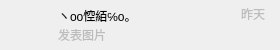
<?xml version="1.0" encoding="UTF-8"?>
<ui version="4.0">
 <class>Form</class>
 <widget class="QWidget" name="Form">
  <property name="geometry">
   <rect>
    <x>0</x>
    <y>0</y>
    <width>280</width>
    <height>50</height>
   </rect>
  </property>
  <property name="minimumSize">
   <size>
    <width>280</width>
    <height>50</height>
   </size>
  </property>
  <property name="maximumSize">
   <size>
    <width>280</width>
    <height>50</height>
   </size>
  </property>
  <property name="windowTitle">
   <string>Form</string>
  </property>
  <layout class="QHBoxLayout" name="itemLayout">
   <property name="spacing">
    <number>5</number>
   </property>
   <property name="leftMargin">
    <number>10</number>
   </property>
   <property name="topMargin">
    <number>5</number>
   </property>
   <property name="rightMargin">
    <number>15</number>
   </property>
   <property name="bottomMargin">
    <number>5</number>
   </property>
   <item>
    <widget class="QLabel" name="userLabel">
     <property name="minimumSize">
      <size>
       <width>40</width>
       <height>40</height>
      </size>
     </property>
     <property name="maximumSize">
      <size>
       <width>40</width>
       <height>40</height>
      </size>
     </property>
     <property name="styleSheet">
      <string notr="true">QLabel#userLabel {
	image: url(:/res/resources/icon.ico);
}</string>
     </property>
     <property name="lineWidth">
      <number>0</number>
     </property>
     <property name="text">
      <string/>
     </property>
    </widget>
   </item>
   <item>
    <widget class="QWidget" name="infoWidget" native="true">
     <layout class="QVBoxLayout" name="infoLayout">
      <property name="spacing">
       <number>2</number>
      </property>
      <property name="leftMargin">
       <number>3</number>
      </property>
      <property name="topMargin">
       <number>2</number>
      </property>
      <property name="rightMargin">
       <number>0</number>
      </property>
      <property name="bottomMargin">
       <number>2</number>
      </property>
      <item>
       <widget class="QLabel" name="nameLabel">
        <property name="text">
         <string>ヽoo悾絔℅o。</string>
        </property>
       </widget>
      </item>
      <item>
       <widget class="QLabel" name="moodLabel">
        <property name="styleSheet">
         <string notr="true">color: rgb(188, 188, 188);</string>
        </property>
        <property name="text">
         <string>&lt;html&gt;&lt;head/&gt;&lt;body&gt;&lt;a href=&quot;http://www.baidu.com&quot;&gt;&lt;img src=&quot;:/res/resources/icon_qzone.png&quot;/&gt;&lt;/a&gt;发表图片&lt;/body&gt;&lt;/html&gt;</string>
        </property>
       </widget>
      </item>
     </layout>
    </widget>
   </item>
   <item>
    <widget class="QLabel" name="timeLabel">
     <property name="minimumSize">
      <size>
       <width>30</width>
       <height>0</height>
      </size>
     </property>
     <property name="maximumSize">
      <size>
       <width>30</width>
       <height>16777215</height>
      </size>
     </property>
     <property name="styleSheet">
      <string notr="true">color: rgb(188, 188, 188);</string>
     </property>
     <property name="text">
      <string>昨天</string>
     </property>
     <property name="alignment">
      <set>Qt::AlignRight|Qt::AlignTop|Qt::AlignTrailing</set>
     </property>
    </widget>
   </item>
  </layout>
 </widget>
 <resources/>
 <connections/>
</ui>
